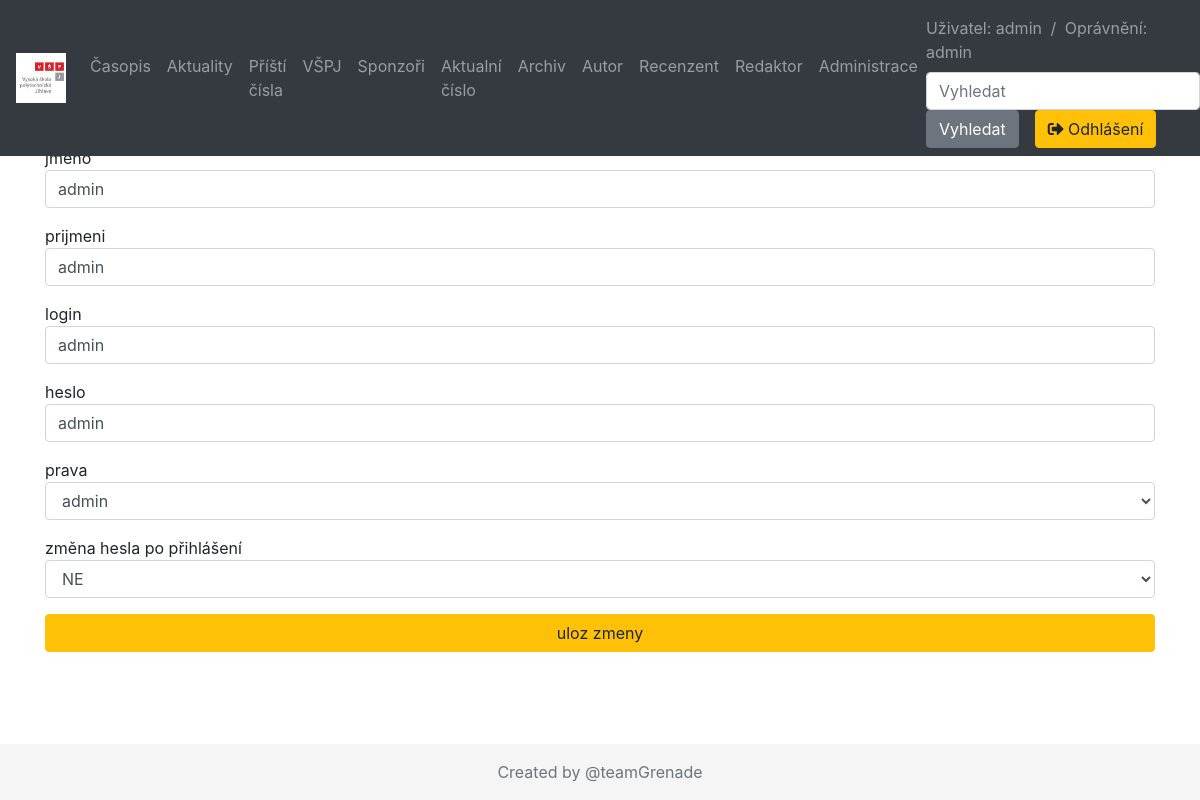
Screenshot of /detail.php?detail=1 (signed in) with the database file from the repository.
### tables this page shows
CREATE TABLE `ucet` (
  `id` int NOT NULL,
  `prihlas_jmeno` varchar(255) NOT NULL,
  `heslo` varchar(255) NOT NULL,
  `jmeno` varchar(255) NOT NULL,
  `prijmeni` varchar(255) NOT NULL,
  `prava` varchar(255) NOT NULL,
  `zmena_hesla` varchar(255) NOT NULL
);

### detail.php (the view, shortened to what this page needs)
<?php
 require 'conn.php';
 $id=$_GET['detail'];
 $query = "SELECT * FROM ucet WHERE id='$id'";
 $result = mysqli_query($conn, $query);
 $row = mysqli_fetch_array($result);
 ?>
<!DOCTYPE html>
 <html>
    <?php include "head.php" ?>
    <body>
        <?php include "top.php" ?>
        <main role="main" class="container">
            <h3 class="text-center">Změna údajů uživatele</h3><br/>
<form action="ucet.php" method="post"  enctype="multipart/form-data">
    <div class="form-group">
    jmeno
<input type="text" name="jmeno" value="<?php echo $row[3]; ?>" class="form-control" placeholder="jméno">
 </div>
prijmeni
 <div class="form-group">
<input type="text" name="prijmeni" value="<?php echo $row[4]; ?>" class="form-control" placeholder="příjmení">
 </div>
login
 <div class="form-group">
<input type="text" name="prihlasjmeno" value="<?php echo $row[1]; ?>" class="form-control" placeholder="login">
 </div>
heslo
 <div class="form-group">
<input type="text" name="heslo" value="<?php echo $row[2]; ?>" class="form-control" placeholder="heslo">
 </div>
prava
<div class="form-group">
 <select name=prava   class="form-control">
     <?php
     $prava_hodnoty = array("admin", "ctenar", "autor", "recenzent", "redakcni_rada", "redaktor", "sef_redaktor");
     foreach ($prava_hodnoty as $pravo) {
         echo '<option value="'. $pravo .'" '. ($row[5] == $pravo ? 'selected' : '') .'>'. $pravo .'</option>';
     }
     ?>
</select>
</div>
změna hesla po přihlášení
<div class="form-group">
 <select name=zmenahesla   class="form-control">
     <?php
        $zmena_hodnoty = array("ANO", "NE");
        foreach ($zmena_hodnoty as $zmena) {
            echo '<option value="'. $zmena .'" '. ($row[6] == $zmena ? 'selected' : '') .'>'. $zmena .'</option>';
        }
     ?>
</select>
</div>
<div class="form-group">
 <input type="submit" name="detail" class="btn btn-warning btn-block" value="uloz zmeny">
 </div>
 </form>
        </main>
        <?php include "footer.php" ?>
    </body>
    </html>

### styles.css (style rules this page uses)
body { padding-top: 5rem; }

### footer.php (style rules this page uses)
html { height: 100%; }
body { position: relative; padding-bottom: 80px; min-height: 100%; }

### rows the page displays
ucet: jmeno "admin", prijmeni "admin", prihlasjmeno "admin", heslo "admin", prava "admin", zmenahesla "NE"

### other values shown
$_SESSION['username'] "admin"
$_SESSION['prava'] "admin"
